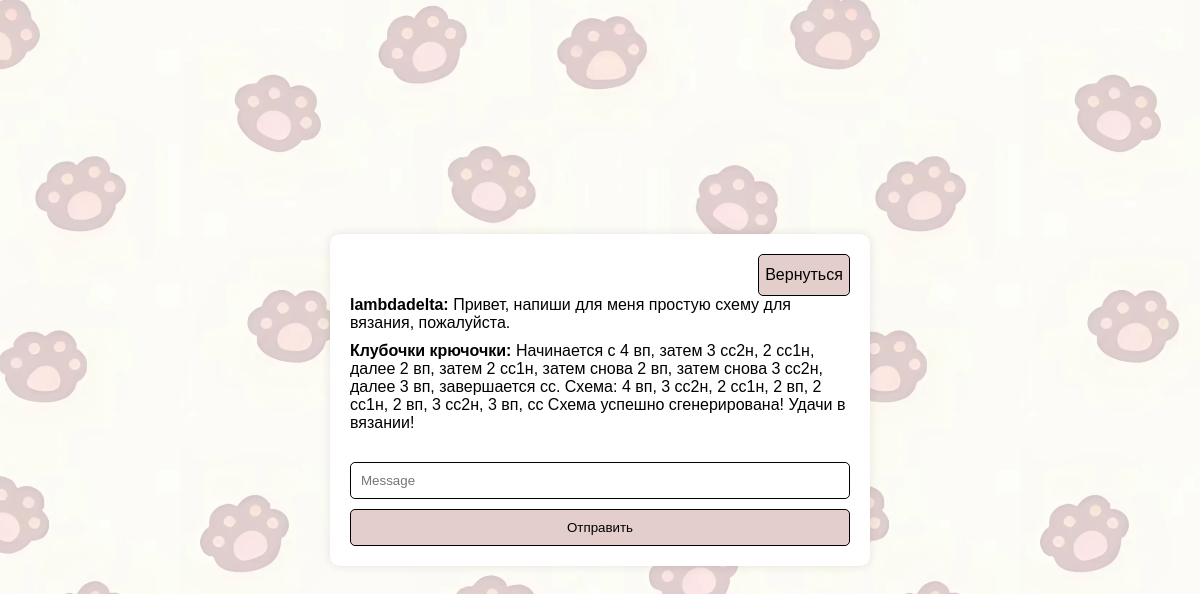
The app's page /chat/1 (signed in) with its own data.
### tables this page shows
CREATE TABLE messages (
        id INTEGER PRIMARY KEY AUTOINCREMENT,
        chat_id INTEGER NOT NULL,
        username TEXT NOT NULL,
        message TEXT NOT NULL,
        timestamp DATETIME DEFAULT CURRENT_TIMESTAMP,
        FOREIGN KEY (chat_id) REFERENCES chats (id)
    );

### app.py (the view)
@app.route('/chat/<int:chat_id>')
def chat(chat_id):
    if 'username' not in session:
        return redirect(url_for('login'))
    conn = get_db_connection()
    messages = conn.execute('SELECT * FROM messages WHERE chat_id = ? ORDER BY timestamp ASC', (chat_id,)).fetchall()
    conn.close()
    return render_template('chat.html', chat_id=chat_id, messages=messages)

### app.py (called while the page is built)
def get_db_connection():
    conn = sqlite3.connect('database.db')
    conn.row_factory = sqlite3.Row
    return conn

### templates/chat.html (shortened to what this page needs)
<!DOCTYPE html>
<html lang="en">
<head>
    <link rel="stylesheet" href="{{ url_for('static', filename='style.css') }}">
</head>
<body>
    <div class="chat-container">
        <div class="logout">
            <a href="{{ url_for('index') }}" class="oboudno">Вернуться</a>
        </div>
        <div class="messages" id="messages">
            {% for message in messages %}
                <div class="message">
                    <strong>{{ message.username }}:</strong> {{ message.message }}
                </div>
            {% endfor %}
        </div>
        <form id="message-form">
            <input type="text" id="message" name="message" placeholder="Message" required>
            <button type="submit">Отправить</button>
        </form>
    </div>
</body>
</html>

### static/style.css (style rules this page uses)
body { font-family: Arial, sans-serif; display: flex; justify-content: center; align-items: center; height: 100vh; margin: 0; }
.chat-container, .auth-container { background-color: #fff; padding: 20px; border-radius: 10px; box-shadow: 0 0 10px rgba(0, 0, 0, 0.1); width: 500px; }
.logout { width: 100%; display: flex; justify-content: right; }
.oboudno { text-decoration: none; background-color: #E3CECB; border-width: 1px; border-radius: 5px; width: 90px; height: 40px; display: flex; justify-content: center; align-items: center; border-color: black; border-style: solid; color: rgb(0, 0, 0); border-width: 1px; }
.messages { max-height: 300px; overflow-y: auto; margin-bottom: 20px; }
.message { margin-bottom: 10px; }
form { display: flex; flex-direction: column; }
input[type="text"], input[type="password"] { margin-bottom: 10px; padding: 10px; border: 1px solid #000000; border-radius: 5px; }
button[type="submit"] { padding: 10px; border-radius: 5px; background-color: #E3CECB; color: white; cursor: pointer; border-color: black; border-style: solid; color: rgb(0, 0, 0); border-width: 1px; }
button { border-color: black; border-style: solid; color: rgb(0, 0, 0); border-width: 1px; }

### records on screen
messages: username "lambdadelta", message "Привет, напиши для меня простую схему для вязания, пожалуйста."
messages: username "Клубочки крючочки", message "Начинается с 4 вп, затем 3 сс2н, 2 сс1н, далее 2 вп, затем 2 сс1н, затем снова 2 вп, затем снова 3 сс2н, далее 3 вп, завершается сс. Схема: 4 вп, 3 сс2н, 2 сс1н, 2 вп, 2 сс1н, 2 вп, 3 сс2н, 3 вп, сс Схема успешно сгенерирована! Удачи в вязании!"
